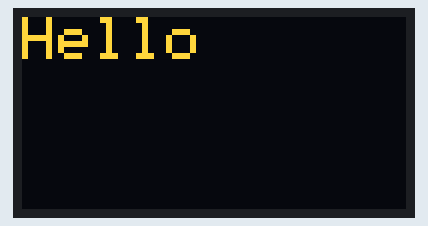
A sketch run on a simulated Arduino Uno, built for the host (arithmetic inside an expression is 32-bit, double 64-bit). Parts: 128×64 one-colour display. The OLED is the two-colour kind (top 16 rows yellow).

Above: at 0.1 s.

The sketch:

test_oled.ino
```cpp
#include <Adafruit_SSD1306.h>
#include <Adafruit_GFX.h>
#include <Wire.h>

#define SCREEN_WIDTH 128
#define SCREEN_HEIGHT 64

TwoWire Oled(PB6, PB7);

Adafruit_SSD1306 display(SCREEN_WIDTH, SCREEN_HEIGHT, &Oled, -1);

void setup()
{
    Oled.begin();

    if (!display.begin(SSD1306_SWITCHCAPVCC, 0x3C))
    {
        while (1);
    }

    display.clearDisplay();
    display.setTextSize(2);
    display.setTextColor(SSD1306_WHITE);
    display.setCursor(0,0);
    display.println("Hello");
    display.display();
}

void loop()
{

}
```
